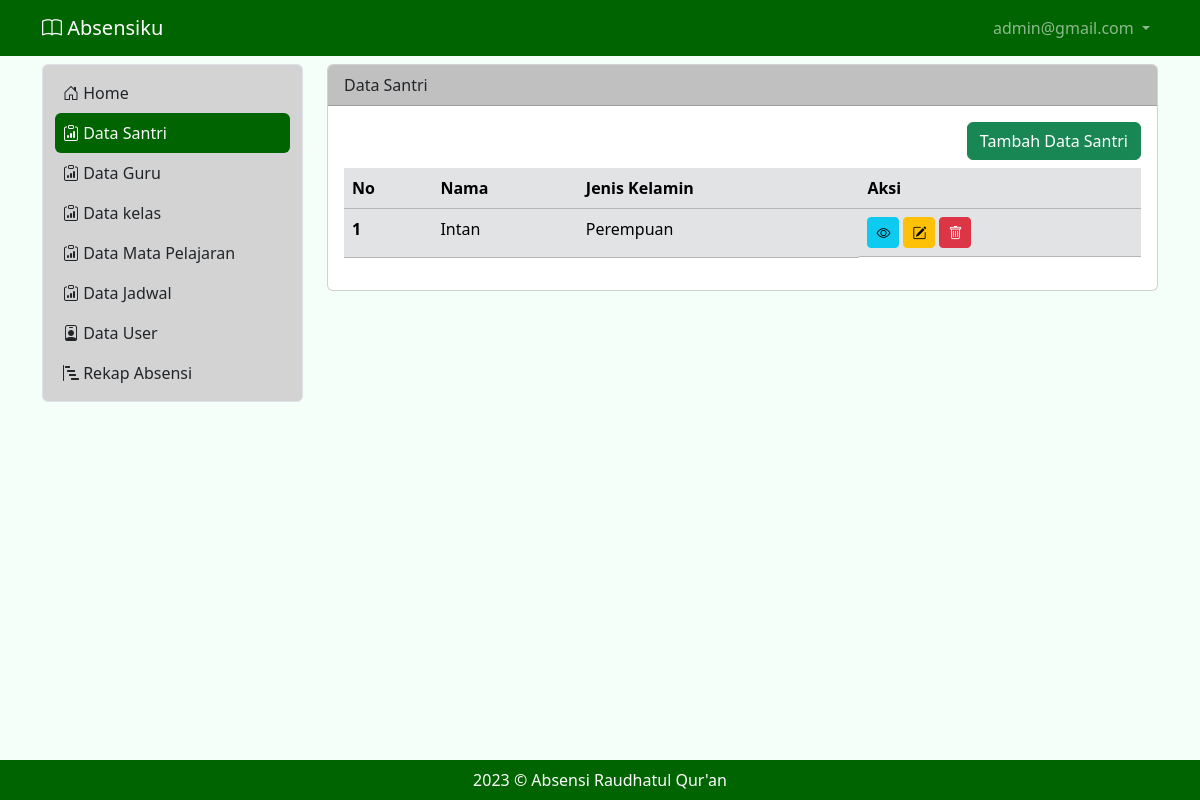
Page /santri (signed in) on the committed database.
### tables this page shows
CREATE TABLE IF NOT EXISTS `tb_user` (
  `id` int NOT NULL AUTO_INCREMENT,
  `nama` varchar(100) DEFAULT NULL,
  `username` varchar(200) DEFAULT NULL,
  `password` varchar(200) DEFAULT NULL,
  `level` int DEFAULT NULL,
  PRIMARY KEY (`id`)
);

CREATE TABLE IF NOT EXISTS `tb_santri` (
  `ids` int NOT NULL AUTO_INCREMENT,
  `nik` bigint DEFAULT NULL,
  `nama` varchar(50) DEFAULT NULL,
  `jk` varchar(50) DEFAULT NULL,
  `kelas` varchar(50) DEFAULT NULL,
  `nohp` bigint DEFAULT NULL,
  `alamat` varchar(200) DEFAULT NULL,
  `namaayah` varchar(50) DEFAULT NULL,
  `kerjaayah` varchar(50) DEFAULT NULL,
  `namaibu` varchar(50) DEFAULT NULL,
  `kerjaibu` varchar(50) DEFAULT NULL,
  `password` varchar(200) DEFAULT NULL,
  PRIMARY KEY (`ids`)
);

### santri.php (the view, shortened to what this page needs)
<?php
include "proses/connect.php";
$query = mysqli_query($conn, "SELECT * FROM tb_santri");
while ($record = mysqli_fetch_array($query)) {
    $result[] = $record;
}
?>
<div class="col-lg-9 mt-2">
    <div class="card">
        <div class="card-header bg-dark">
            Data Santri
        </div>
        <div class="card-body">
            <div class="row">
                <div class="col d-flex justify-content-end">
                    <button class="btn btn-success mb-2" data-bs-toggle="modal" data-bs-target="#ModalTambahUser"> Tambah Data Santri</button>
                </div>
            </div>
            <?php
            if (empty($result)) {
                echo "Data santri tidak ada";
            } else {
            ?>
                <div class="table-responsive">
                    <table class="table table-secondary table-hover">
                        <thead>
                            <tr>
                                <th scope="col">No</th>
                                <th scope="col">Nama</th>
                                <th scope="col">Jenis Kelamin</th>
                                <th scope="col">Aksi</th>
                            </tr>
                        </thead>
                        <tbody>
                            <?php
                            $no = 1;
                            foreach ($result as $row) {
                            ?>
                                <tr>
                                    <th scope="row"><?php echo $no++ ?></th>
                                    <td><?php echo $row['nama'] ?></td>
                                    <td><?php echo $row['jk'] ?></td>
                                    <td class="d-flex">
                                        <button class="btn btn-info btn-sm me-1" data-bs-toggle="modal" data-bs-target="#ModalView<?php echo $row['ids'] ?>"><i class="bi bi-eye"></i></button>
                                        <button class="btn btn-warning btn-sm me-1" data-bs-toggle="modal" data-bs-target="#ModalEdit<?php echo $row['ids'] ?>"><i class="bi bi-pencil-square"></i></button>
                                        <button class="btn btn-danger btn-sm me-1 " data-bs-toggle="modal" data-bs-target="#ModalDelete<?php echo $row['ids'] ?>"><i class="bi bi-trash"></i></button>
                                    </td>
                                </tr>
                            <?php
                            }
                            ?>
                        </tbody>
                    </table>
                </div>
            <?php
            }
            ?>
        </div>
    </div>
</div>

### header.php (shortened to what this page needs)
<nav class="navbar navbar-expand navbar-dark bg-success sticky-top">
        <div class="container-lg">
            <a class="navbar-brand" href="."><i class="bi bi-book"></i> Absensiku</a>
            <div class="collapse navbar-collapse justify-content-end" id="navbarNavDropdown">
                <ul class="navbar-nav">
                    <li class="nav-item dropdown">
                        <a class="nav-link dropdown-toggle" href="#" role="button" data-bs-toggle="dropdown" aria-expanded="false">
                            <?php echo $hasil['username']; ?>
                        </a>
                    </li>
                </ul>
            </div>
        </div>
</nav>

### style.css (style rules this page uses)
.bg-success { background-color: #006400 !important; }
.bg-dark { background-color: #C0C0C0 !important; }

### rows in the picture
tb_user: username "admin@gmail.com"
tb_santri: nama "Intan", jk "Perempuan"
